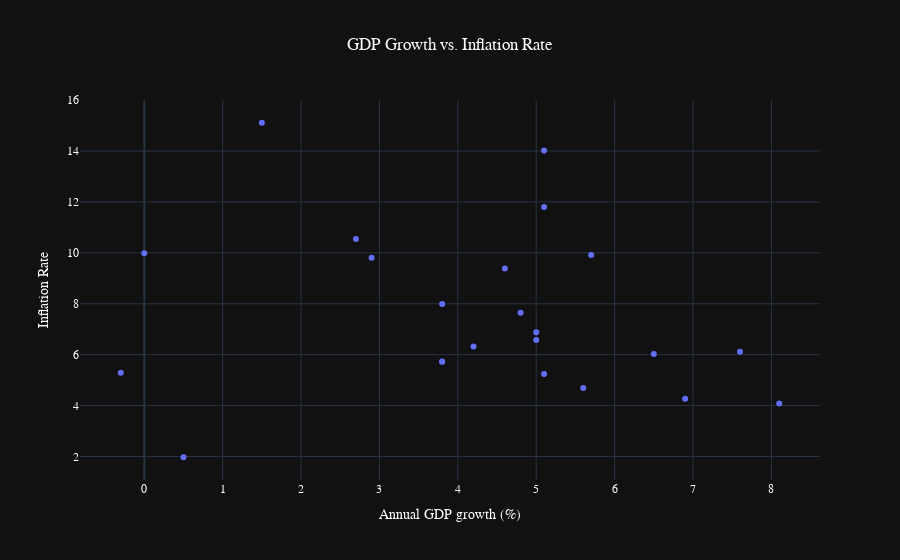

Notebook source saved alongside this figure:
### Markdown cell above
What is the relationship between GDP growth and Inflation Rate?

### Code cell
fig=px.scatter(df, x='Annual GDP growth (%)', y='Inflation Rate', title='GDP Growth vs. Inflation Rate')

fig.update_layout(
    template="plotly_dark",
    title_x=0.5,
    font=dict(
        family="Arial",
        color="white"
    ),
)

### Figure 1 — Plotly figure (JSON) as saved in the notebook; plotly's stock layout.template omitted (floating-point values rounded to 4 significant figures)
{"data": [{"hovertemplate": "Annual GDP growth (%)=%{x}<br>Inflation Rate=%{y}<extra></extra>", "legendgroup": "", "marker": {"color": "#636efa", "symbol": "circle"}, "mode": "markers", "name": "", "orientation": "v", "showlegend": false, "type": "scatter", "x": [0, 3.8, 0.5, 2.9, 5.1, 5.7, 6.5, 6.9, 1.5, 2.7, 8.1, 5.1, 4.6, 3.8, 5, 5, 4.2, 3.8, 5.6, 5.1, -0.3, 7.6, 4.8], "xaxis": "x", "y": [9.98, 5.73, 1.97, 9.81, 11.8, 9.91, 6.03, 4.27, 15.11, 10.54, 4.08, 14.02, 9.38, 5.72, 6.88, 6.58, 6.32, 7.99, 4.69, 5.24, 5.29, 6.11, 7.65], "yaxis": "y"}], "layout": {"font": {"color": "white", "family": "Arial"}, "legend": {"tracegroupgap": 0}, "title": {"text": "GDP Growth vs. Inflation Rate", "x": 0.5}, "xaxis": {"anchor": "y", "domain": [0, 1], "title": {"text": "Annual GDP growth (%)"}}, "yaxis": {"anchor": "x", "domain": [0, 1], "title": {"text": "Inflation Rate"}}}}
